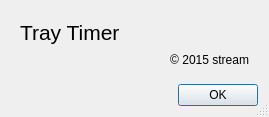
<?xml version="1.0" encoding="UTF-8"?>
<ui version="4.0">
 <class>AboutDialog</class>
 <widget class="QDialog" name="AboutDialog">
  <property name="geometry">
   <rect>
    <x>0</x>
    <y>0</y>
    <width>269</width>
    <height>117</height>
   </rect>
  </property>
  <property name="sizePolicy">
   <sizepolicy hsizetype="Fixed" vsizetype="Fixed">
    <horstretch>0</horstretch>
    <verstretch>0</verstretch>
   </sizepolicy>
  </property>
  <property name="windowTitle">
   <string>About Tray Timer</string>
  </property>
  <property name="sizeGripEnabled">
   <bool>true</bool>
  </property>
  <property name="modal">
   <bool>true</bool>
  </property>
  <layout class="QVBoxLayout" name="verticalLayout">
   <item>
    <widget class="QWidget" name="widget" native="true">
     <layout class="QVBoxLayout" name="verticalLayout_2">
      <item>
       <widget class="QLabel" name="label">
        <property name="font">
         <font>
          <pointsize>16</pointsize>
         </font>
        </property>
        <property name="text">
         <string>Tray Timer</string>
        </property>
       </widget>
      </item>
      <item>
       <widget class="QLabel" name="label_2">
        <property name="text">
         <string>© 2015 stream</string>
        </property>
        <property name="alignment">
         <set>Qt::AlignRight|Qt::AlignTrailing|Qt::AlignVCenter</set>
        </property>
       </widget>
      </item>
     </layout>
    </widget>
   </item>
   <item>
    <widget class="QDialogButtonBox" name="buttonBox">
     <property name="orientation">
      <enum>Qt::Horizontal</enum>
     </property>
     <property name="standardButtons">
      <set>QDialogButtonBox::Ok</set>
     </property>
    </widget>
   </item>
  </layout>
 </widget>
 <resources/>
 <connections>
  <connection>
   <sender>buttonBox</sender>
   <signal>accepted()</signal>
   <receiver>AboutDialog</receiver>
   <slot>accept()</slot>
   <hints>
    <hint type="sourcelabel">
     <x>248</x>
     <y>254</y>
    </hint>
    <hint type="destinationlabel">
     <x>157</x>
     <y>274</y>
    </hint>
   </hints>
  </connection>
  <connection>
   <sender>buttonBox</sender>
   <signal>rejected()</signal>
   <receiver>AboutDialog</receiver>
   <slot>reject()</slot>
   <hints>
    <hint type="sourcelabel">
     <x>316</x>
     <y>260</y>
    </hint>
    <hint type="destinationlabel">
     <x>286</x>
     <y>274</y>
    </hint>
   </hints>
  </connection>
 </connections>
</ui>
